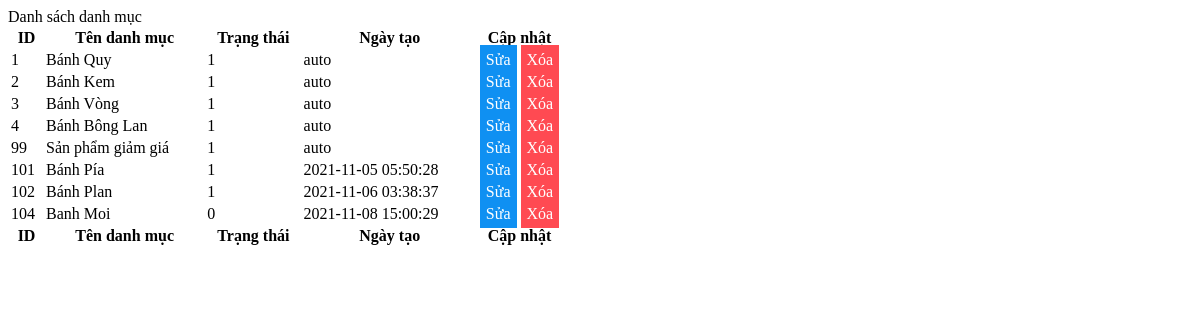
The page /admin/modules/listcategory.php on the database as committed earlier.
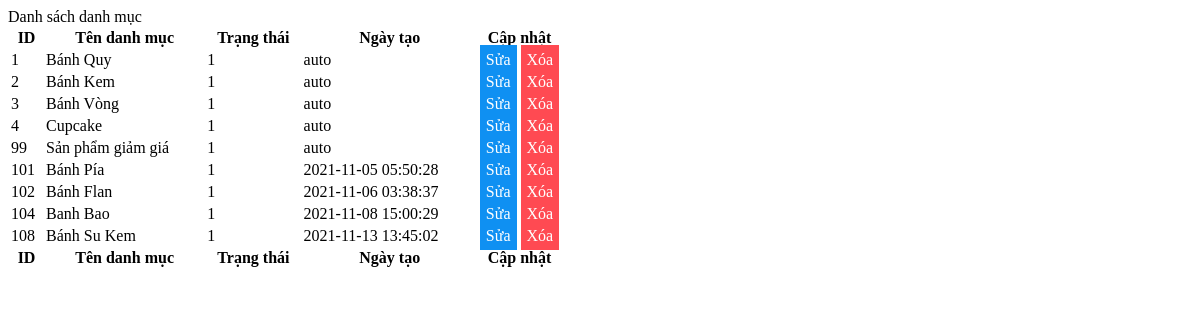
The same page on the database as committed later.
### tables this page shows
CREATE TABLE `category` (
  `cat_id` int(10) NOT NULL,
  `cat_name` varchar(255) NOT NULL,
  `cat_status` int(10) NOT NULL,
  `date_create` varchar(255) NOT NULL
);

### admin/modules/listcategory.php (the view, shortened to what this page needs)
<?php
    include('../conn.php');
?>
<div class="card mb-4">
        <div class="card-header">
               Danh sách danh mục
        </div>
        <div class="card-body">
            <table id="datatablesSimple">
                <thead>
                    <tr>
                        <th>ID</th>
                        <th>Tên danh mục</th>
                        <th>Trạng thái</th>
                        <th>Ngày tạo</th>
                        <th>Cập nhật</th>
                    </tr>
                </thead>
                <tfoot>
                    <tr>
                        <th>ID</th>
                        <th>Tên danh mục</th>
                        <th>Trạng thái</th>
                        <th>Ngày tạo</th>
                        <th>Cập nhật</th>
                    </tr>
                </tfoot>
                <tbody>
                <?php
                    $sql_sl = "SELECT * FROM `category`";
                    $listCat = mysqli_query($connect,$sql_sl);
                    while($row = mysqli_fetch_array($listCat)) {?>
                    <tr>
                        <td><?php echo $row["cat_id"] ?></td>
                        <td><?php echo $row["cat_name"] ?></td>
                        <td><?php echo $row["cat_status"] ?></td>
                        <td><?php echo $row["date_create"] ?></td>
                        <td style="width: 15%;">
                            <a href="?module=addcategory&id=<?php echo $row["cat_id"]?>" name="update">Sửa</a>
                            <a href="?module=deletecategory&id=<?php echo $row["cat_id"]?>" onclick="return confirm('Bạn có chắc chắn muốn xóa không?')" name="remove">Xóa</a>
                        </td>
                    </tr>
                   <?php }
                   ?>
                </tbody>
                </div>
    </div>

Rows that differ between the two databases and show on the page:
changed category id 4: cat_name "Bánh Bông Lan" → "Cupcake"
changed category id 102: cat_name "Bánh Plan" → "Bánh Flan"
changed category id 104: cat_name "Banh Moi" → "Banh Bao"; cat_status "0" → "1"
added category: cat_id "108", cat_name "Bánh Su Kem", cat_status "1", date_create "2021-11-13 13:45:02"
